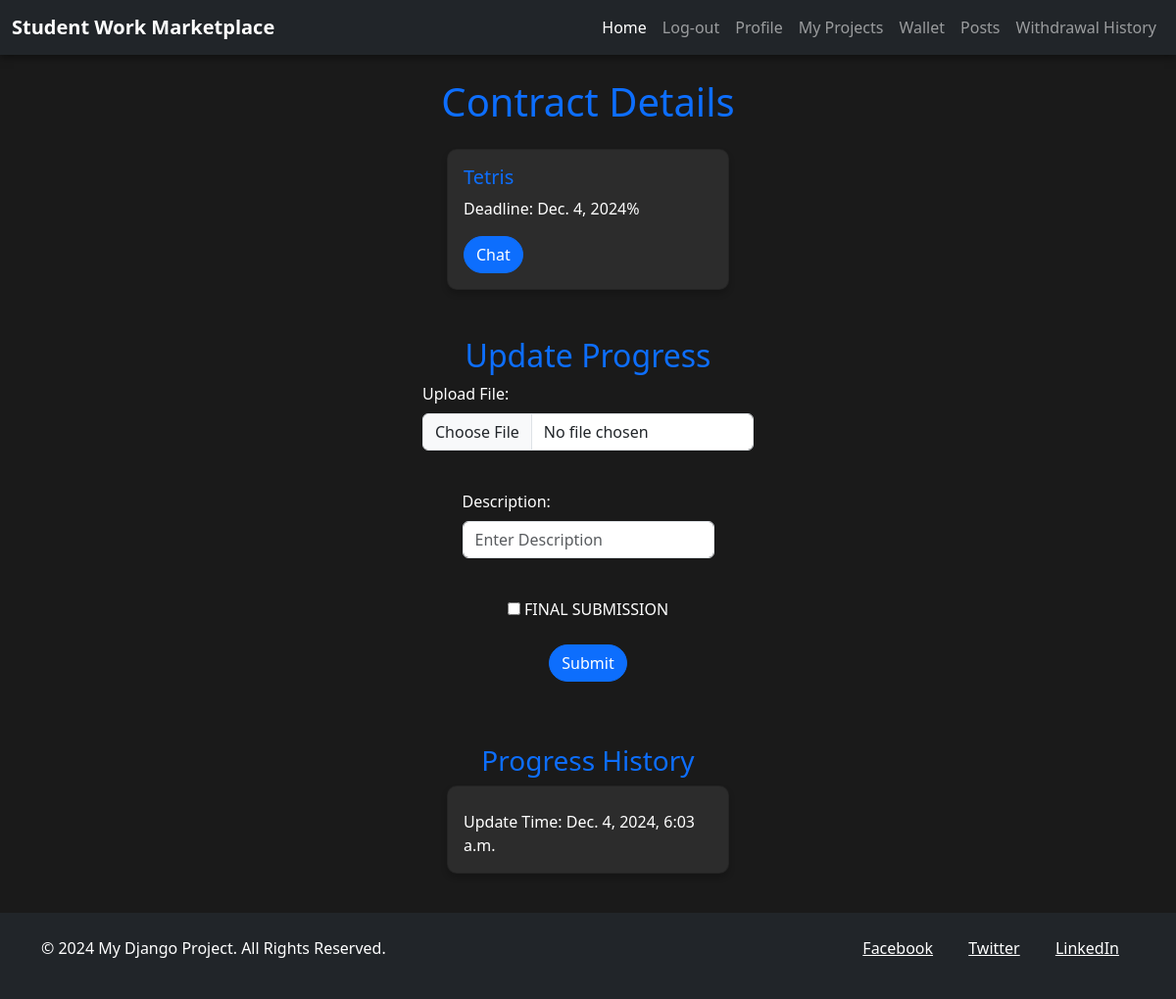
The page /project_progress/5 (signed in) on the database its author committed.
### webapp/models.py (models this page shows, shortened)
class Contract(models.Model):
    client = models.ForeignKey(
        Custom_user, on_delete=models.CASCADE, related_name="contracts_as_client"
    )
    freelancer = models.ForeignKey(
        Custom_user, on_delete=models.CASCADE, related_name="contracts_as_freelancer"
    )
    amount = models.DecimalField(
        max_digits=10, decimal_places=2, null=False, blank=False
    )
    post = models.OneToOneField(
        Post, on_delete=models.CASCADE, null=False, blank=False
    )  # Contract may or may not link to a post
    created_at = models.DateTimeField(auto_now_add=True)
    details = models.TextField(max_length=1000, null=True, blank=True, default="")
    deadline = models.DateField(null=False, blank=False, default=date.today)
    is_signed_by_client = models.BooleanField(default=False)
    is_signed_by_freelancer = models.BooleanField(default=False)
    completed = models.BooleanField(default=False)
    feedback_freelancer= models.BooleanField(default=False)
    feedback_client= models.BooleanField(default=False)

class Post(models.Model):
    user = models.ForeignKey(
        Custom_user, on_delete=models.CASCADE, blank=False, null=False
    )
    title = models.TextField(max_length=50, blank=False, null=False)
    text = models.TextField(max_length=1000, blank=False, null=False)
    created_at = models.DateTimeField(auto_now_add=True, null=False)
    updated_at = models.DateTimeField(auto_now=True, null=False)
    tags = models.ManyToManyField(Tags, related_name="posts", blank=True)
    pay = models.IntegerField(null=False, blank=False)

class ProgressUpdate(models.Model):
    contract = models.ForeignKey(
        Contract, on_delete=models.CASCADE, related_name="progress_contract"
    )
    progress_percentage = models.PositiveIntegerField(
        default=0
    )  # Percentage from 0 to 100
    created_at = models.DateTimeField(auto_now_add=True)
    updated_at = models.DateTimeField(auto_now=True)
    update_text = models.TextField(max_length=500, default="")

### webapp/views.py (the view, shortened to what this page needs)
@login_required
def project_progress(request, contract_id):
    if request.user.typee == "freelancer":
        contract = get_object_or_404(Contract, pk=contract_id, freelancer=request.user)
        try:
            print("hello in try")
            submission = Submission.objects.get(contract=contract)
            content = {
                "contract": contract,
                "flag": True,
                "payment": submission.is_approved,
            }
            return render(request, "project_progress.html", content)
        except:
            print("hello in except")
            updates = ProgressUpdate.objects.filter(contract=contract).order_by(
                "created_at"
            )
            content = {
                "contract": contract,
                "updates": updates,
                "flag": False,
                "payment": False,
            }
            return render(request, "project_progress.html", content)
    else:
        return HttpResponseForbidden("You are not freelancer")

### webapp/templates/project_progress.html (shortened to what this page needs)
{% extends "base.html" %}
{% block content %}
<h1 class="text-center text-primary mb-4">Contract Details</h1>
<div class="d-flex justify-content-center">
  <div class="card" style="width: 18rem; background-color: #2c2c2c; color: white; border-radius: 10px; box-shadow: 0 4px 6px rgba(0, 0, 0, 0.2);">
    <div class="card-body">
      <h5 class="card-title text-primary">{{contract.post.title}}</h5>
      <p class="card-text">Deadline: {{contract.deadline}}%</p>
      <a href="{% url 'create_chat' contract.client.id %}?freelancer_id={{ contract.freelancer.id }}" target="_blank" class="btn btn-primary">Chat</a>
    </div>
  </div>
</div>
<h2 class="text-center text-primary mt-5">Update Progress</h2>
{% if flag %}
    <p class="text-success text-center">Submission has been done successfully!</p>
    <h2 class="text-center text-primary mt-5">Payment Status</h2>
    {% if payment %}
      <p class="text-success text-center">Payment recieved!</p>
    {% else %}
     <p class="text-danger text-center">Waiting for payment</p>
    {% endif %}
{% else %}
    <form method="POST" enctype="multipart/form-data" class="d-flex justify-content-center flex-column align-items-center">
        <div class="mb-3">
            <label for="file" class="form-label">Upload File:</label><br>
            <input type="file" id="file" name="file" class="form-control" /><br>
        </div>
        <div class="mb-3">
            <label for="progress" class="form-label">Description:</label><br>
            <input type="text" name="progress" placeholder="Enter Description" class="form-control" /><br>
        </div>
        <div class="mb-3">
            <input type="checkbox" name="completed" value="completed" id="check" onclick="req()">
            <label for="check" class="form-label">FINAL SUBMISSION</label><br>
        </div>
        <div class="mb-3">
            <input type="submit" value="Submit" class="btn btn-primary" />
        </div>
    </form>
    <h3 class="text-center text-primary mt-5">Progress History</h3>
    {% for update in updates %}
    <div class="d-flex justify-content-center mb-3">
      <div class="card" style="width: 18rem; background-color: #2c2c2c; color: white; border-radius: 10px; box-shadow: 0 4px 6px rgba(0, 0, 0, 0.2);">
        <div class="card-body">
          <p class="card-text">Update Time: {{update.created_at}}</p>
        </div>
      </div>
    </div>
    {% endfor %}
{% endif %}
{% endblock %}

### webapp/templates/base.html (style rules this page uses)
html, body { height: 100%; margin: 0; display: flex; flex-direction: column; background-color: #1a1a1a; color: #fff; }
.btn { border-radius: 25px; transition: all 0.3s ease; }

### rows shown on the page
Contract: post "Tetris", deadline "Dec. 4, 2024"
ProgressUpdate: created_at "Dec. 4, 2024, 6:03 a.m."
